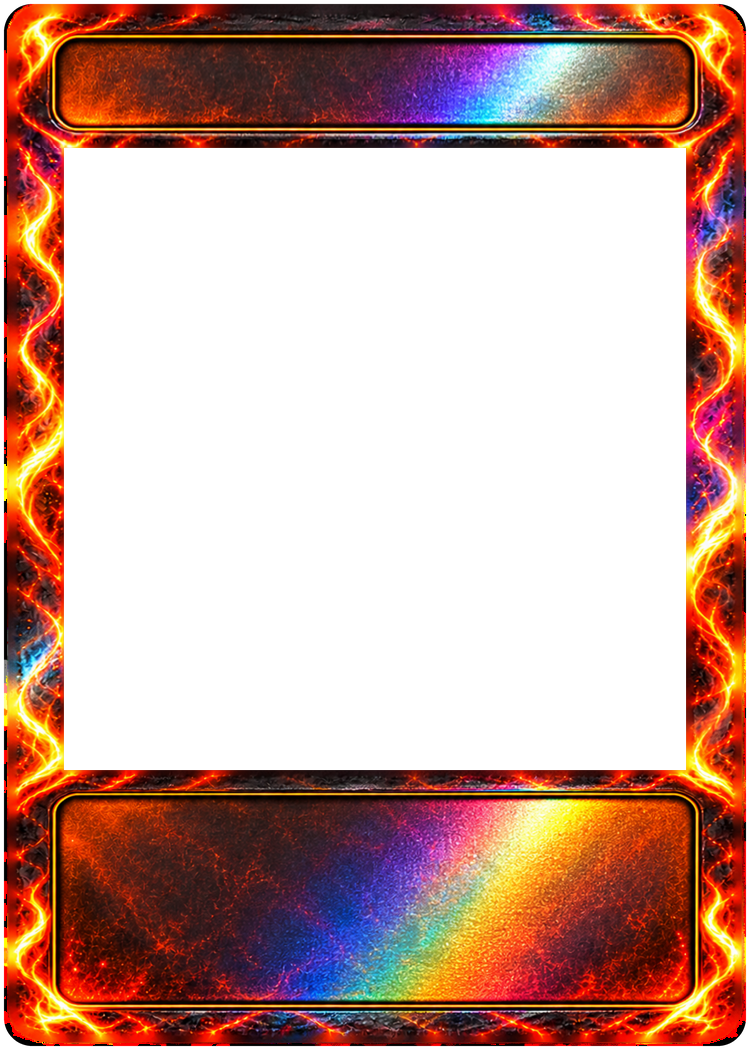
#> input picture studio/frames-src/originals/burning-holo.png, 750 x 1050 px, found by its file name; its folder holds only this picture in this run
$ python clean_frames.py
#> lines starting #> are read from the running program, lines starting #| are printed output that depends on the picture; after the words box and inside, x2 and y2 are one past the last pixel; in counts of white or black regions, pixels touching at a corner belong together
#> in outline, `m = Image.new('L', (W * S, H * S), 0)`: m: PIL image 6000x8400 L; every value is 0
#> in outline, `ImageDraw.Draw(m).rounded_rectangle([INSET * S, INSET * S, (W - INSET)..`:
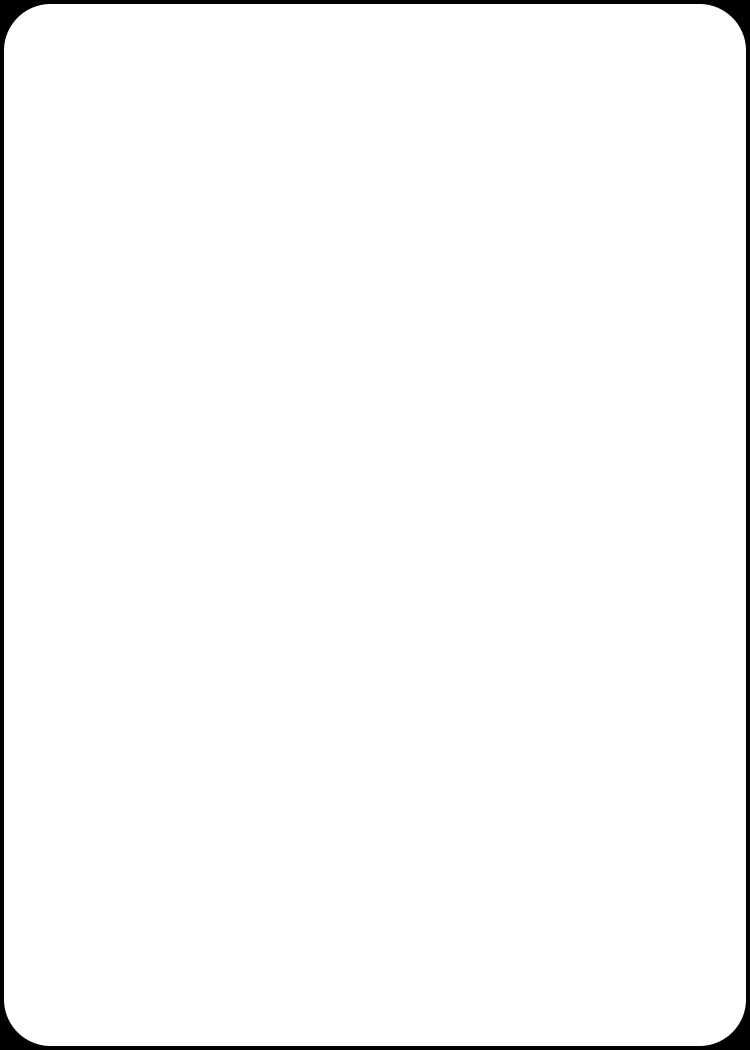
#> m: PIL image 6000x8400 L (shown at 1/8 size); 97.9% white; 1 black region, box (x1, y1, x2, y2) and area: (0, 0, 6000, 8400) 1036740
"""Turns the owner's frame templates (frames-src/originals/*.png, 750 x 1050) into the master frames the studio ships
(src/assets/frames/*.webp, 1500 x 2100, lossless). Every frame gets exactly the same treatment, so they stay identical:

  1. faithful 2x upscale (premultiplied-alpha Lanczos + light unsharp mask; no AI, the texture is not repainted)
  2. one clean rounded-rectangle outline (radius 93, 8 px in from the edge, anti-aliased), the same on every frame
  3. the art window cut perfectly square: x 128-1371, y 296-1539 (FRAME_GEOMETRY in src/frames.ts)
  4. the ragged rim colours along both cut edges replaced by the frame's own colour from just inside

A new frame set needs only its two clean frames (<set>.png, <set>-holo.png). PDA wear is not drawn into frames: the
same wear layers go over every card (frames-src/wear_overlays.py). Full Art has no frame.

Run from studio/:  python3 frames-src/clean_frames.py      (needs pillow, numpy, scipy)
"""
import os
import numpy as np
from PIL import Image, ImageDraw, ImageFilter
from scipy import ndimage as nd

W, H, S, INSET, RADIUS = 1500, 2100, 4, 8, 93
WX0, WY0, WX1, WY1 = 128, 296, 1371, 1539
SRC, OUT = 'frames-src/originals', 'src/assets/frames'


def upscale(path):
#> called with path = 'frames-src/originals/burning-holo.png'
    a = np.array(Image.open(path).convert('RGBA')).astype(np.float32)
    al = a[..., 3:] / 255
    pm = Image.fromarray(np.dstack([a[..., :3] * al, a[..., 3:]]).clip(0, 255).astype(np.uint8))
    big = np.array(pm.resize((W, H), Image.LANCZOS)).astype(np.float32)
    A = big[..., 3:] / 255
    rgb = np.where(A > 0.004, big[..., :3] / np.maximum(A, 0.004), 0)
    im = Image.fromarray(np.dstack([rgb.clip(0, 255), big[..., 3:]]).astype(np.uint8))
    r, g, b, aa = im.split()
    sharp = Image.merge('RGB', (r, g, b)).filter(ImageFilter.UnsharpMask(radius=1.6, percent=70, threshold=2))
    return np.array(Image.merge('RGBA', (*sharp.split(), aa)))
#> returned value: shape (2100, 1500, 4)


def outline():
    m = Image.new('L', (W * S, H * S), 0)
    ImageDraw.Draw(m).rounded_rectangle([INSET * S, INSET * S, (W - INSET) * S - 1, (H - INSET) * S - 1], radius=RADIUS * S, fill=255)
    return np.array(m.resize((W, H), Image.LANCZOS))


def clean(a, outer):
    al = np.minimum(np.where(a[..., 3] > 0, 255, 0).astype(np.uint8), outer)
#> al: shape (2100, 1500)
    al[WY0:WY1 + 1, WX0:WX1 + 1] = 0
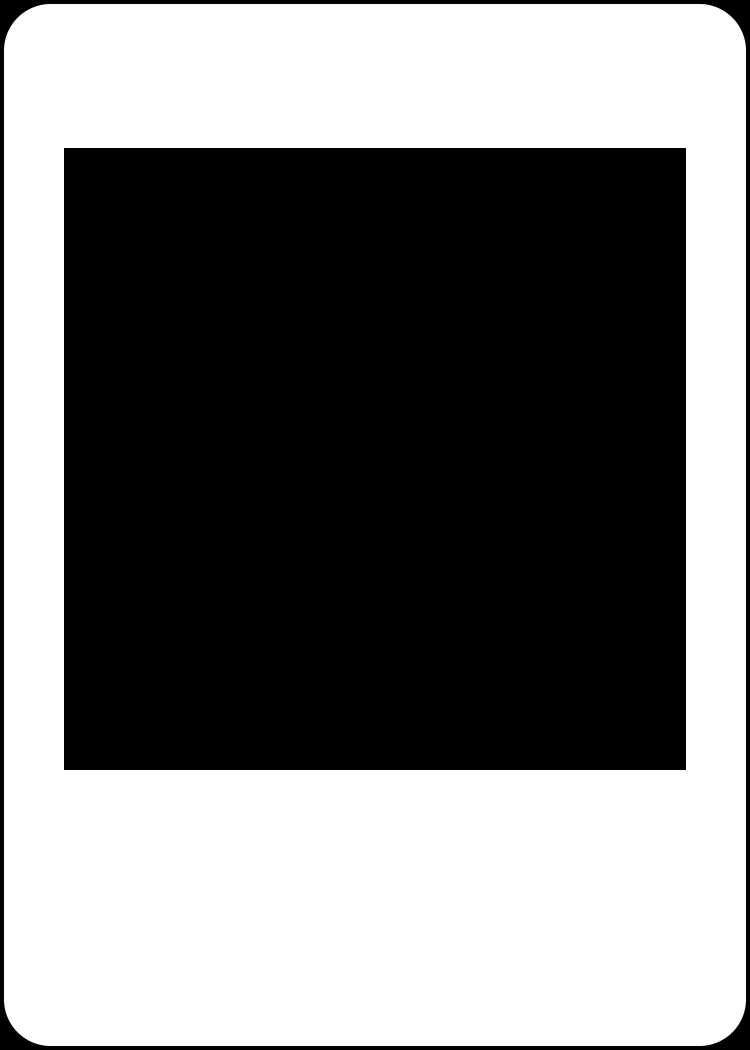
#> al: shape (2100, 1500) (shown at 1/2 size); min 0, max 255, mean 124.5
    # window rim: copy colour from a few px further out into the 4 px band around the window
    b = 4
    for k in range(1, b + 1):
        a[WY1 + k, WX0 - b:WX1 + b + 1, :3] = a[WY1 + b + 3, WX0 - b:WX1 + b + 1, :3]
        a[WY0 - k, WX0 - b:WX1 + b + 1, :3] = a[WY0 - b - 3, WX0 - b:WX1 + b + 1, :3]
        a[WY0 - b:WY1 + b + 1, WX0 - k, :3] = a[WY0 - b:WY1 + b + 1, WX0 - b - 3, :3]
        a[WY0 - b:WY1 + b + 1, WX1 + k, :3] = a[WY0 - b:WY1 + b + 1, WX1 + b + 3, :3]
#> a: shape (2100, 1500, 4)
    a[..., 3] = al
    # outer rim: the 6 px along the card's edge take the colour of the nearest pixel further in
    filled = nd.binary_fill_holes(al > 0)
#> filled: shape (2100, 1500) bool; 98.2% white; 1 black region, box (x1, y1, x2, y2) and area: (0, 0, 1500, 2100) 57196
    d = nd.distance_transform_edt(filled)
    _, (iy, ix) = nd.distance_transform_edt(~(filled & (d > 6)), return_indices=True)
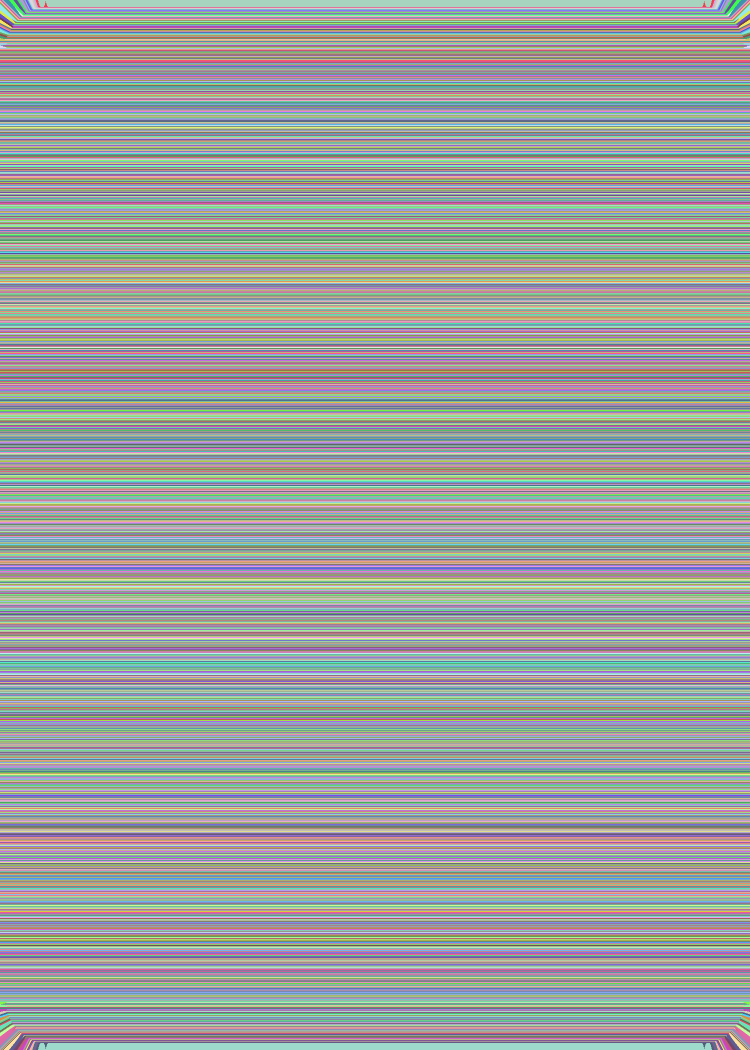
#> iy: shape (2100, 1500) int32 (shown at 1/2 size); 2074 distinct labels, from 13 to 2086; one colour per label, 0 black
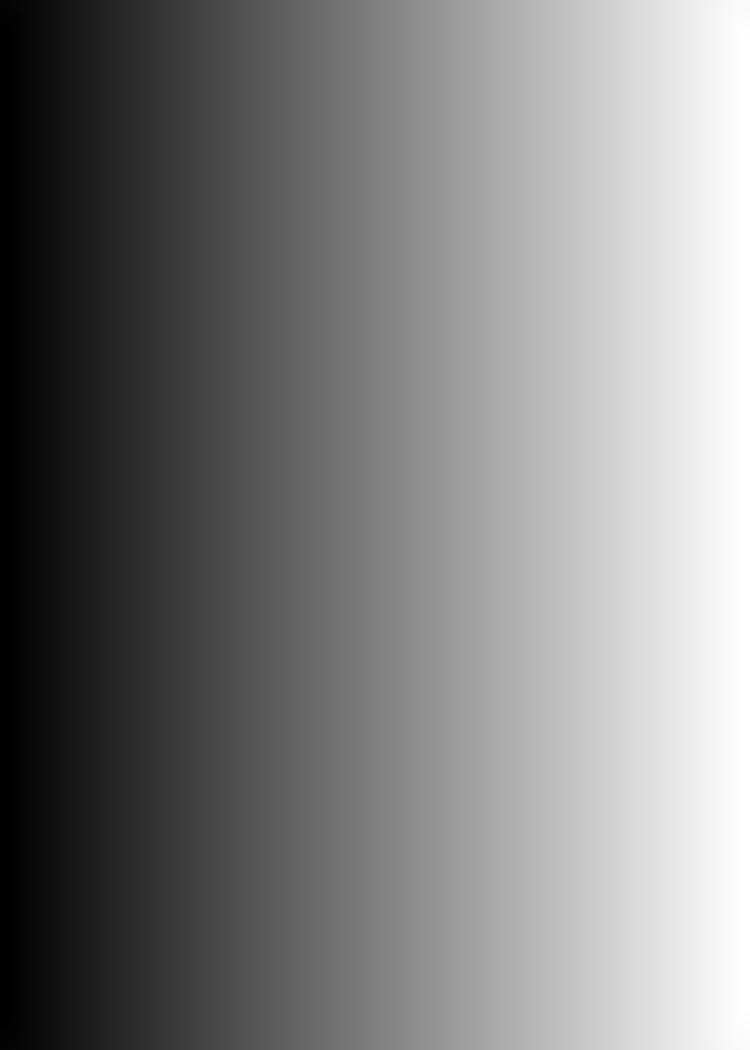
#> ix: shape (2100, 1500) int32 (shown at 1/2 size); min 13, max 1486, mean 749.5; drawn with min black and max white
    band = filled & (d <= 6) & (al > 0)
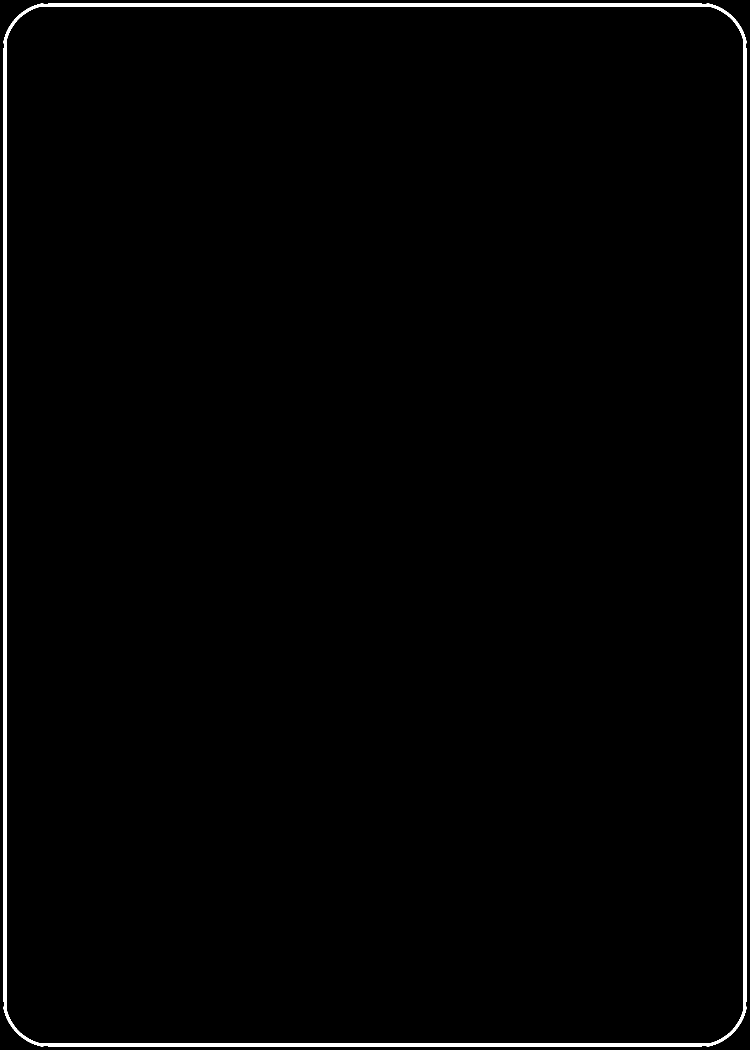
#> band: shape (2100, 1500) bool (shown at 1/2 size); 1.3% white; 1 white region, box (x1, y1, x2, y2) and area: (7, 7, 1493, 2093) 41364
    a[band, :3] = a[iy[band], ix[band], :3]
    return a


if __name__ == '__main__':
    outer = outline()
    os.makedirs(OUT, exist_ok=True)
    save = lambda a, name: Image.fromarray(a).save(os.path.join(OUT, name + '.webp'), 'WEBP', lossless=True, quality=100, method=6)
    for f in sorted(os.listdir(SRC)):
        if not f.endswith(('.webp', '.png')):
            continue
        save(clean(upscale(os.path.join(SRC, f)), outer), os.path.splitext(f)[0])
        print('ok', f)
